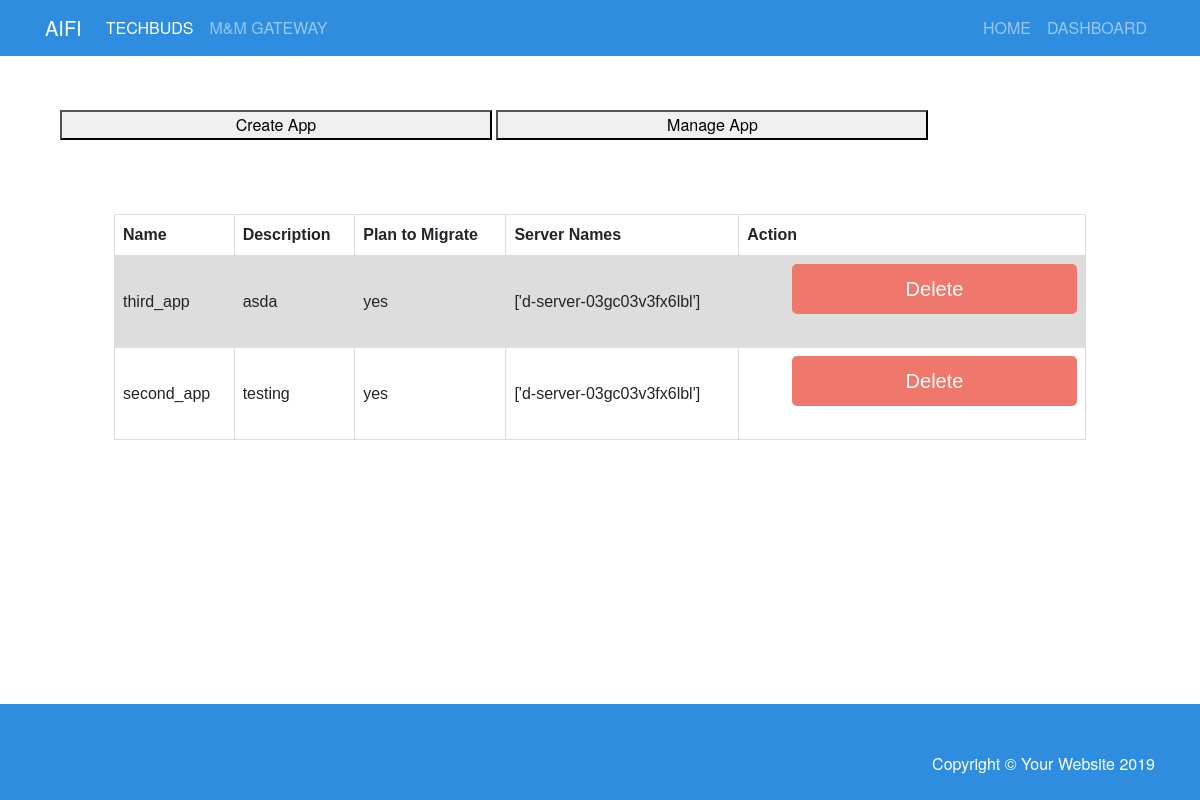
Screenshot of /aws/manageapp/ with the database file from the repository.
### aws/models.py (models this page shows, shortened)
class AppsDescription(db.Model):
    aws_response = aws_list_conf_api_call()
    server_response = aws_server_list_conf()
    SERVER_CHOICES = []
    for i in server_response:
        SERVER_CHOICES.append(('{lower}'.format(lower=i), '{upper}'.format(upper=i)), )
    CHOICES = [("yes", "YES"),
               ("no", "NO")]
    OPTIONS = list()
    for apps in aws_response:
        OPTIONS.append(('{name1}'.format(name1=apps), '{name2}'.format(name2=apps)), )
    name = db.CharField(max_length=256, unique=True)
    description = db.TextField()
    plan_to_migrate = db.CharField(max_length=256)
    server_names = db.TextField(null=True)
    create_app_response = db.TextField(null=True)

### aws/views.py (the view)
# urls.py: path('manageapp/', views.manageapp, name="manageapp"),
def manageapp(request):
    if request.method == "POST":
        app_name = request.POST.get('appname')
        AppsDescription.objects.filter(name=app_name).first().delete()
    apps = AppsDescription.objects.filter(plan_to_migrate="yes").all().order_by("-id")
    return render(request, "manageapp.html", {"apps":apps})

### templates/manageapp.html (shortened to what this page needs)
{% extends "base.html" %}
{% block content %}
<p>&nbsp;</p>
<a href="{% url 'aws:createapp' %}"><button class="button2">Create App</button></a>
<a href="{% url 'aws:manageapp' %}"><button class="button2">Manage App</button></a>
<p>&nbsp;</p>
<div class="server_table">
<table>
  <tr>
    <th>Name</th>
    <th>Description</th>
    <th>Plan to Migrate</th>
    <th>Server Names</th>
    <th>Action</th>
  </tr>
  {% for app in apps %}
  <tr>
    <td>{{ app.name }}</td>
    <td>{{ app.description }}</td>
    <td>{{ app.plan_to_migrate }}</td>
    <td>{{ app.server_names }}</td>
    <td>
      <form  method="POST" >
      <input type="submit" onclick="return confirm('Are you sure you want to delete this app?')" value="Delete">
      </form>
    </td>
  </tr>
  {% endfor %}
</table>
</div>
{% endblock %}

### static/css/small-business.css (style rules this page uses)
html { position: relative; min-height: 100%; }
@media (min-width: 992px) { body { padding-top: 20px; } }
body { padding-top: 20px; font-family: Helvetica Neue; }
input, textarea, select { width: 285px; height: 30px; margin-bottom: 25px; padding-left:10px; font-size: 15px; background:#fff; border: 1px solid #ccc; border-radius: 4px; }
input, textarea, select :focus { border-color:#6e8095; outline: none; }
input[type="button"], input[type="submit"] { width: 285px; height: 50px; padding: 0; font-size: 20px; color: #fff; text-align: center; background: #f0776c; border: 0; border-radius: 5px; cursor: pointer; outline:0; float: right; }

### templates/base.html (style rules this page uses)
.button2 { width: 40%; }
.server_table { width: 90%; margin: 50px auto; }
table { font-family: arial, sans-serif; border-collapse: collapse; width: 100%; align-items: left; }
td, th { border: 1px solid #dddddd; text-align: left; padding: 8px; }
tr:nth-child(even) { background-color: #dddddd; }

### rows the page displays
AppsDescription: name "third_app", description "asda", plan_to_migrate "yes", server_names "['d-server-03gc03v3fx6lbl']"
AppsDescription: name "second_app", description "testing", plan_to_migrate "yes", server_names "['d-server-03gc03v3fx6lbl']"
